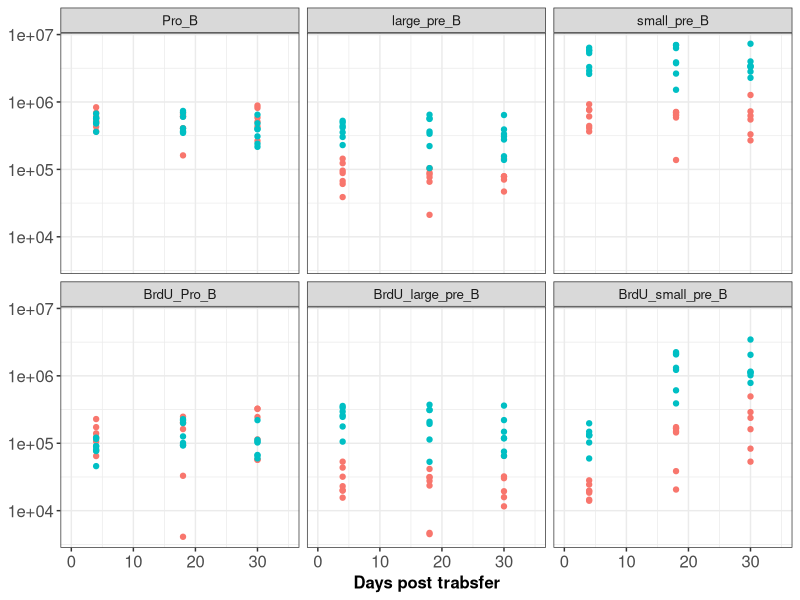
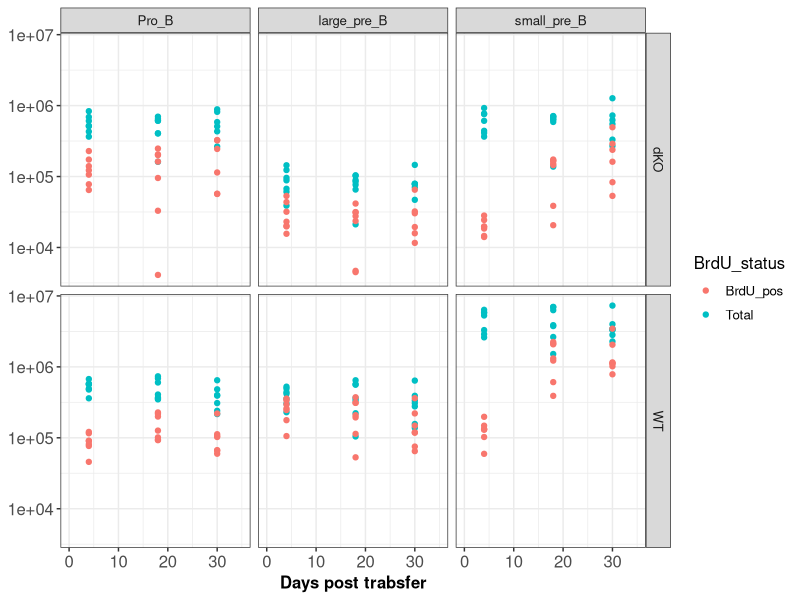
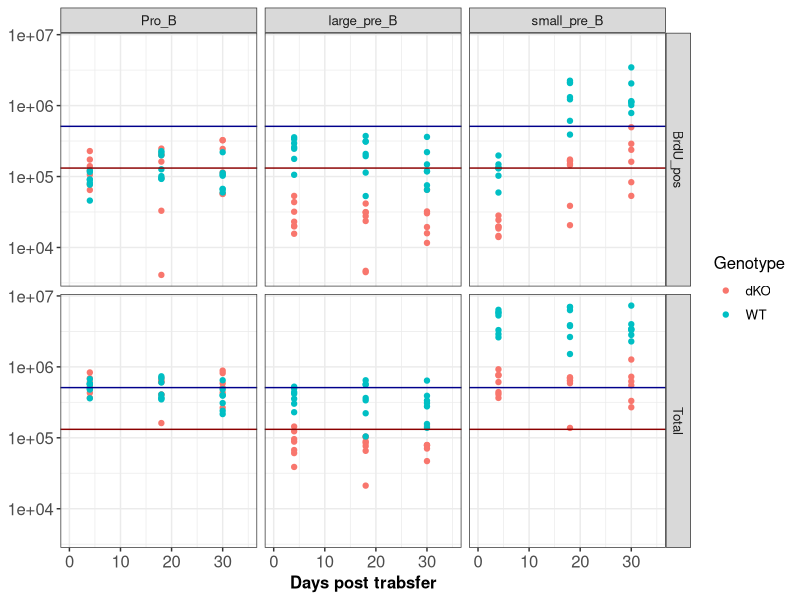
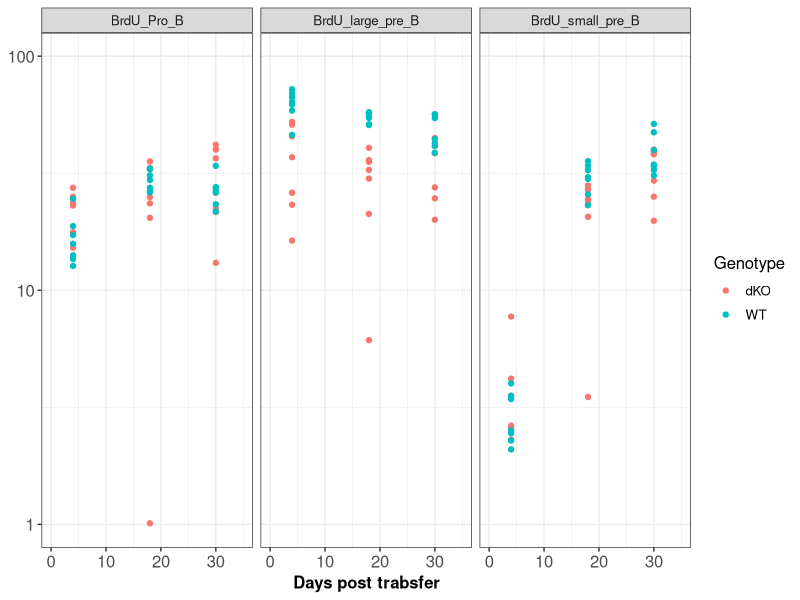
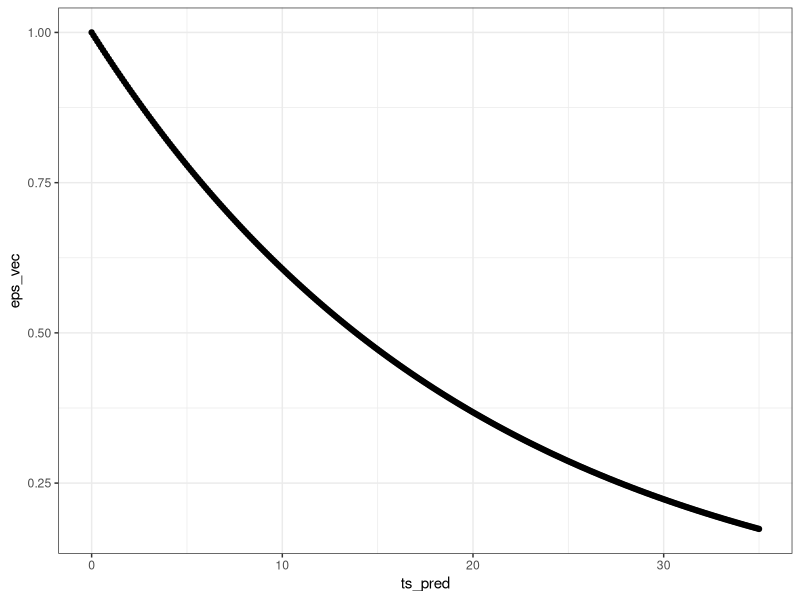
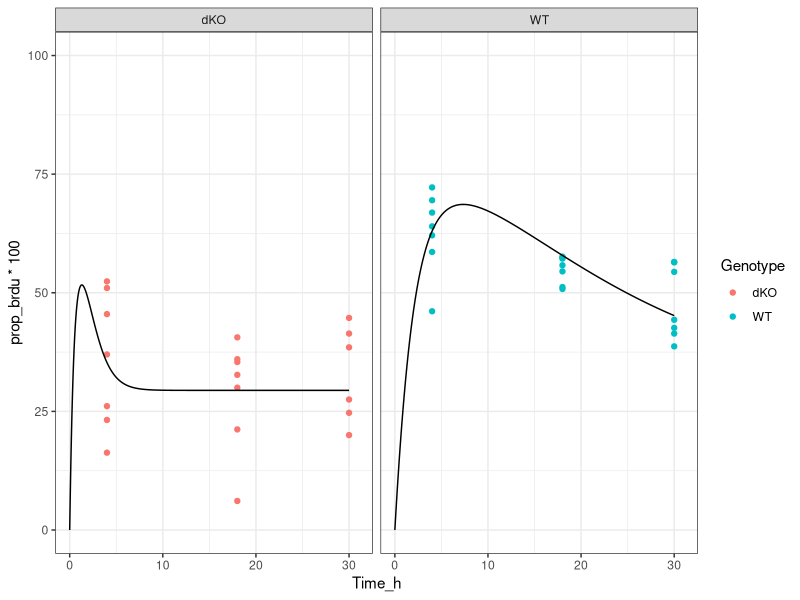

Here is the R script that generated these plots, in order:
rm(list = ls()); gc();

############################################################
### Preamble
############################################################

## loading libraries
library(tidyverse)
library(readxl)
library(deSolve)

#### plotting style
myTheme <- theme(text = element_text(size = 12), axis.text = element_text(size = 12),
                 axis.title =  element_text(size = 12, face = "bold"),
                 plot.title = element_text(size=12,  hjust = 0.5, face = "bold"),
                 legend.background = element_blank(), legend.key = element_blank())

# setting ggplot theme for rest fo the plots
theme_set(theme_bw())

fancy_scientific <- function(l) {
  # turn in to character string in scientific notation
  l <- format(l, scientific = TRUE)
  # quote the part before the exponent to keep all the digits
  l <- gsub("^(.*)e", "'\\1'e", l)
  # remove + after exponent, if exists. E.g.: (e^+2 -> e^2)
  l <- gsub("e\\+","e",l)  
  # turn the 'e' into plotmath format
  l <- gsub("e", "%*%10^", l)
  # convert 1x10^ or 1.000x10^ -> 10^
  l <- gsub("\\'1[\\.0]*\\'\\%\\*\\%", "", l)
  # return this as an expression
  parse(text=l)
}

log10minorbreaks = as.numeric(1:10 %o% 10^(-4:8))


############################################################
############################################################

## import data
## BrdU pulse chase in developing B cells
scale_fun <- function(x) {x*1e6}

counts_df <- read_excel("datafiles/BrdU_data.xlsx", sheet =1) %>%
  mutate(across("Sample", str_replace_all, c("Stain 2 BM development" = "", " " = "_")),
         across("Experiment_Date", str_replace, "2014-", "")) %>%
  unite(sample_id, Experiment_Date, Sample) %>%
  mutate_at(vars(contains("_B")), scale_fun) %>%
  select(-Total_cells_BM) %>%
  select(sample_id, Time_h, Genotype, Pro_B, large_pre_B, small_pre_B, 
         BrdU_Pro_B, BrdU_large_pre_B, BrdU_small_pre_B) %>%
  gather(-c(sample_id, Time_h, Genotype), key = 'subpop', value = "cell_counts") %>%
  mutate(pop_id = ifelse(grepl("Pro_B", subpop), "Pro_B",
                         ifelse(grepl("large_pre_B", subpop), "large_pre_B", 
                                "small_pre_B")),
         BrdU_status = ifelse(grepl("BrdU", subpop), "BrdU_pos", 
                                "Total"))

ggplot(counts_df, aes(x= Time_h, y=cell_counts, col = Genotype)) +
  geom_point()+ xlim(0, 35)+
  scale_y_log10() + 
  labs(x='Days post trabsfer', y=NULL)+
  facet_wrap(~ factor(subpop, levels = c("Pro_B", "large_pre_B", "small_pre_B",
                                   "BrdU_Pro_B", "BrdU_large_pre_B", "BrdU_small_pre_B"))) +
  myTheme + guides(col="none")

ggplot(counts_df, aes(x= Time_h, y=cell_counts, col = BrdU_status)) +
  geom_point()+ xlim(0, 35)+
  scale_y_log10() + 
  labs(x='Days post trabsfer', y=NULL)+
  facet_grid(Genotype ~ factor(pop_id, levels = c("Pro_B", "large_pre_B", "small_pre_B",
                                         "BrdU_Pro_B", "BrdU_large_pre_B", "BrdU_small_pre_B"))) +
  myTheme 

ggplot(counts_df, aes(x= Time_h, y=cell_counts, col = Genotype)) +
  geom_point()+ xlim(0, 35)+
  scale_y_log10() + 
  geom_hline(yintercept = 510111, col="darkblue")+
  geom_hline(yintercept = 131619, col="darkred")+
  labs(x='Days post trabsfer', y=NULL)+
  facet_grid(BrdU_status ~ factor(pop_id, levels = c("Pro_B", "large_pre_B", "small_pre_B",
                                                  "BrdU_Pro_B", "BrdU_large_pre_B", "BrdU_small_pre_B"))) +
  myTheme 



fracs_df <- read_excel("datafiles/BrdU_data.xlsx", sheet =2) %>%
  mutate(across("Sample", str_replace_all, c("Stain 2 BM development" = "", " " = "_")),
         across("Experiment_Date", str_replace, "2014-", "")) %>%
  unite(sample_id, Experiment_Date, Sample) %>%
  select(sample_id, Time_h, Genotype, 
         BrdU_Pro_B, BrdU_large_pre_B, BrdU_small_pre_B) %>%
  gather(-c(sample_id, Time_h, Genotype), key = 'subpop', value = "prop_brdu")


ggplot(fracs_df, aes(x= Time_h, y=prop_brdu, col = Genotype)) +
  geom_point()+ xlim(0, 35) + scale_y_continuous(trans = "log10", limits = c(1, 100))+
  labs(x='Days post trabsfer', y=NULL) +
  facet_wrap(~ factor(subpop, levels = c("BrdU_Pro_B", "BrdU_large_pre_B", "BrdU_small_pre_B"))) +
  myTheme


counts_df %>%
  group_by(Genotype, pop_id, BrdU_status) %>%
  summarise(mean_c = mean(cell_counts))

# stan model
# library(rstan)
# stanmodel <- "stan_models/multiplex_model.stan"
# expose_stan_functions(stanmodel)
# 
# params <- c(0.3, 0.2, 0.1, 0.1)
# ypred <- solve_ODE_sys(solve_time, init_cond, parms = params)



### data munging
large_preB_df <- counts_df %>% filter(pop_id == "large_pre_B") %>% 
  select(sample_id, Time_h, cell_counts, BrdU_status, Genotype) %>%
  spread(key = BrdU_status, value = cell_counts) %>%
  mutate(prop_brdu = BrdU_pos/Total) 

large_preB_wt <- large_preB_df %>% filter(Genotype == "WT") %>% arrange(Time_h)
large_preB_dko <- large_preB_df %>% filter(Genotype == "dKO") %>% arrange(Time_h)

logit_func <- function(x){log(x/(1-x))}
logit_func(large_preB_dko$prop_brdu)

solve_time <- c(4, 18, 30)
time_index1 <- purrr::map_dbl(large_preB_wt$Time_h, function(x) which(x == solve_time))    # keeping track of index of time point in relation to solve_time
time_index2 <- purrr::map_dbl(large_preB_dko$Time_h, function(x) which(x == solve_time))    # keeping track of index of time point in relation to solve_time
# 
# ## Data to import in Stan
# numObs1 <- nrow(large_preB_wt)
# numObs2 <- nrow(large_preB_dko)
# BrdU_wt <- large_preB_wt$prop_brdu
# BrdU_dko <- large_preB_dko$prop_brdu
# n_shards <- length(solve_time)
# 
# # time sequence for predictions specific to age bins within the data
# ts_pred <- seq(0, 30, length.out = 300)
# numPred <- length(ts_pred)
# 
# 
# stan_rdump(c("numObs1",  "numObs2", "solve_time", "n_shards", "time_index1", "time_index2",
#              "BrdU_wt",  "BrdU_dko", "ts_pred", "numPred"),
#            file = file.path('datafiles', paste0('BrdU_stanfit',".Rdump")))


##############################################################################################################################
### model
eps_func <- function(Time, r_eps){
  exp(-r_eps * Time)
}
ts_pred <- seq(0, 35, by=0.1)
eps_vec <- sapply(ts_pred, eps_func, r_eps = 0.05)
qplot(x = ts_pred, y=eps_vec)

ode_func <- function (Time, y, parms) {
  pro_pos = (131619) #counts_df %>% filter(subpop == "BrdU_Pro_B") %>%
    #summarise(mean(cell_counts))
  pro_neg = (378491.4) #counts_df %>% filter(subpop == "Pro_B") %>%
    #summarise(mean(cell_counts)) - pro_pos
  
  with(as.list(c(y, parms)),{
    delta = exp(delta_log)
    rho = exp(rho_log)
    #rho_dko = exp(rho_dko_log)
    
    theta = (rho - delta) * (y1+y2+y3)/(pro_neg+pro_pos)
    #theta_dko = (rho_dko - delta) * (y4+y5+y6)/(pro_neg+pro_pos)
    alpha = 1.0
    
    ## in WT
    # L2 pop
    dy1 <- theta * (1 - alpha) * pro_pos + rho * eps_func(Time, r_eps) * (2*y2 + y1) - rho * (1-eps_func(Time, r_eps)) * y1 - delta * y1
    # L1 pop
    dy2 <- theta * alpha * pro_neg + rho * eps_func(Time, r_eps) * (2*y3 - y1) + 2 * rho * (1-eps_func(Time, r_eps)) * y1 - delta * y2
    # U pop
    dy3 <- theta * pro_neg - rho * eps_func(Time, r_eps) * y3 + rho * (1-eps_func(Time, r_eps)) * (y2 + y3) - delta * y3
    
    # ## in DKO
    # # L2 pop
    # dy4 <- theta_dko * (1 - alpha) * pro_pos + rho_dko * eps_func(Time) * (2*y5+ y4) - rho_dko * (1-eps_func(Time)) * y4 - delta * y4
    # # L1 pop
    # dy5 <- theta_dko * alpha * pro_neg + rho_dko * eps_func(Time) * (2*y6 - y4) + 2 * rho_dko * (1-eps_func(Time)) * y4 - delta * y5
    # # U pop
    # dy6 <- theta_dko * pro_neg - rho_dko * eps_func(Time) * y6 + rho_dko * (1-eps_func(Time)) * (y5 + y6) - delta * y6
    # 
    list(c(dy1, dy2, dy3))
  })
}

init_cond_wt <- c("y1" = 0.0, "y2" = 0, "y3" = 372151)
init_cond_dko <- c("y1" = 0.0, "y2" = 0, "y3" = 83027)
params <- c("rho_log" = -2, "delta_log" = -3, "r_eps" = 0.1)
asin_transf <- function(x){asin(sqrt(x))}

pred_df <- data.frame(ode(y=init_cond_wt, times=c(0, 4, 18, 30), func=ode_func, parms=params))%>%
  mutate(wt_Total = y1+y2+y3,
         wt_prop_brdu = (y1+y2)/wt_Total) %>%
  filter(time != 0) %>% rename(Time_h = time)


#model optimization 
LL_func <- function(param, boot_data, init_conds) {
  rho    <- param[1]             #parametrs to be estimated as part of a vector
  delta  <- param[2]
  r_eps  <- param[3]
  
  k <- length(param)        #number of unknown parameters 
  n1 <-  nrow(boot_data)
  
  pred_df <- data.frame(ode(y=init_conds, times=c(0, 4, 18, 30), func=ode_func, parms=param))%>%
    mutate(wt_Total = y1+y2+y3,
           wt_prop_brdu = (y1+y2)/wt_Total) %>%
    filter(time != 0) %>% rename(Time_h = time)
  
  pred_wt <- pred_df %>%
    select(Time_h, contains('wt'))
  
  wt_total <-  boot_data$Total 
  wt_frac <-  boot_data$prop_brdu
  
  R1 <- sum((asin_transf(pred_wt$wt_prop_brdu[time_index1]) - asin_transf(wt_frac))^2)
  
  logl <- -(n1/2)*(log(R1)) 
  
  return(-logl)
} 

fit_LL <- optim(par=params, fn=LL_func, 
                boot_data = large_preB_wt, init_conds = init_cond_wt,
                method = "Nelder-Mead",
                control = list(trace = 6))

fit_LL_dko <- optim(par=params, fn=LL_func, 
                boot_data = large_preB_dko, init_conds = init_cond_dko,
                method = "Nelder-Mead",
                control = list(trace = 6))

fit_LL
par_est <- fit_LL$par
exp(fit_LL$par)

fit_LL_dko
par_est_dko <- fit_LL_dko$par
exp(fit_LL_dko$par)


## predictions
pred_wt <- data.frame(ode(y=init_cond_wt, times=seq(0, 30, by=0.01), func=ode_func, parms=par_est))%>%
  mutate(Total = y1+y2+y3,
         prop_brdu = (y1+y2)/Total) %>% rename(Time_h = time) %>%
  select(Time_h, contains('prop'))

pred_dko <- data.frame(ode(y=init_cond_dko, times=seq(0, 30, by=0.01), func=ode_func, parms=par_est_dko))%>%
  mutate(Total = y1+y2+y3,
         prop_brdu = (y1+y2)/Total) %>% rename(Time_h = time) %>%
  select(Time_h, contains('prop'))

pred_df <- full_join(pred_wt, pred_dko, by = "Time_h", suffix = c(".WT", ".dKO")) %>%
  gather(-Time_h, key = "genotype", value = "prop_brdu") %>%
  mutate(Genotype = ifelse(grepl("WT", genotype), "WT", "dKO"))


ggplot()+
  geom_point(data = large_preB_df, aes(x=Time_h, y=prop_brdu *100, col=Genotype))+
  geom_line(data = pred_df, aes(x=Time_h, y=prop_brdu*100)) +
  facet_wrap(.~ Genotype)+
  xlim(0, 31) + ylim(0, 100)
